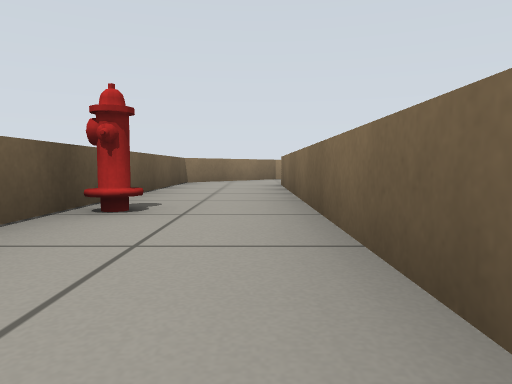
View 1 (above)

24 first-person views from a walk through a world built for the Gazebo simulator. The camera is 0.33 m above the floor, tilts 4° down and sees 70° across. The lines on the ground mark 1 m squares. The floor is counted in squares, 1 m on a side. Each view is taken from the middle of a square. On the plan, view 1 faces up. The plan holds only what a view shows up to about 9 squares ahead; the rest is blank. Robots are left out. Simple shapes stand in for some stock models. Surface patterns are stand-ins for the level's own textures.

View 2
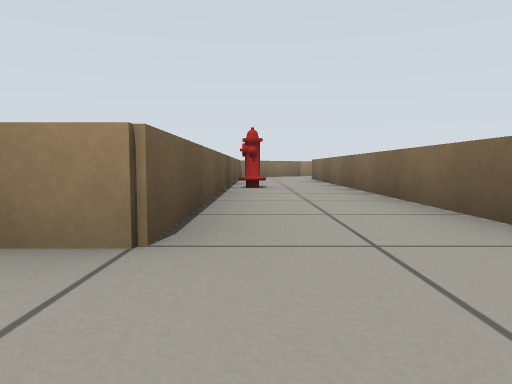

View 3
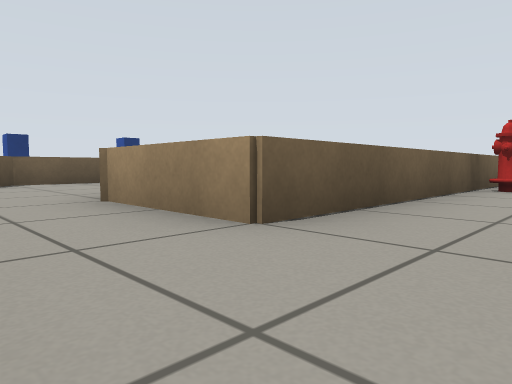

View 4
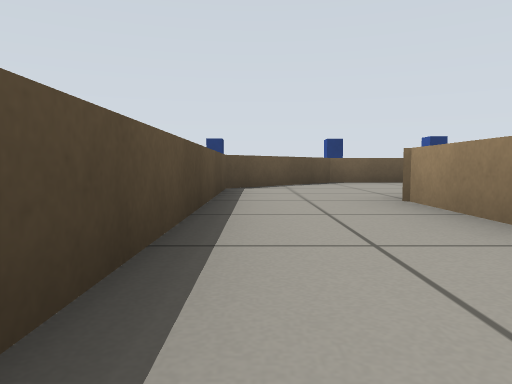

View 5
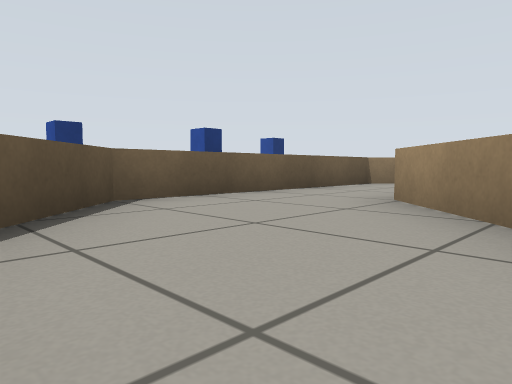

View 6
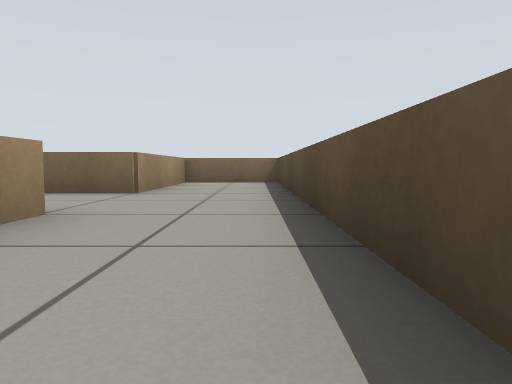

View 7
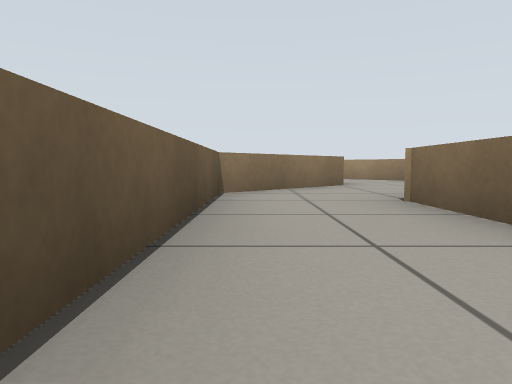

View 8
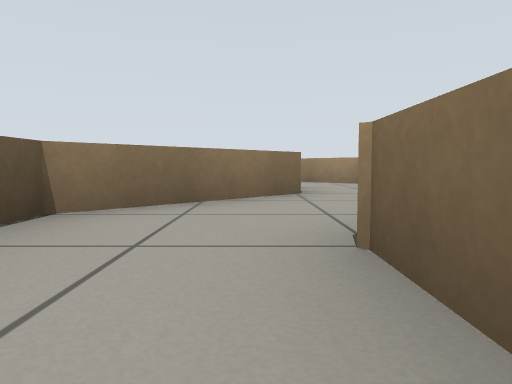

View 9
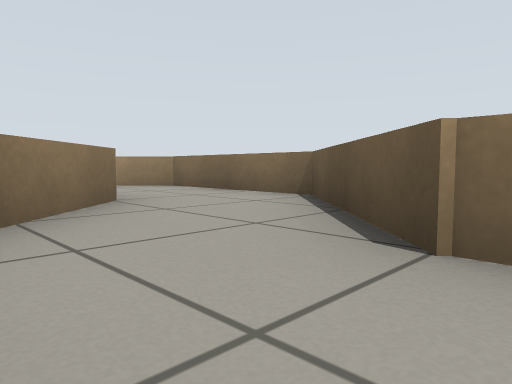

View 10
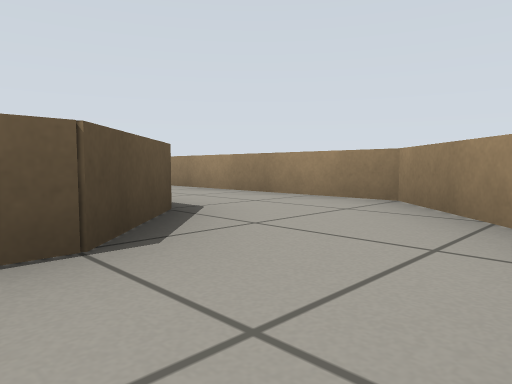

View 11
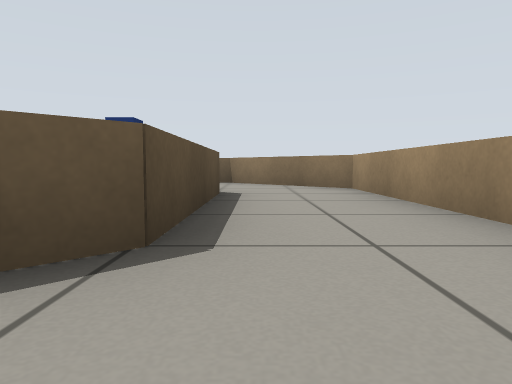

View 12
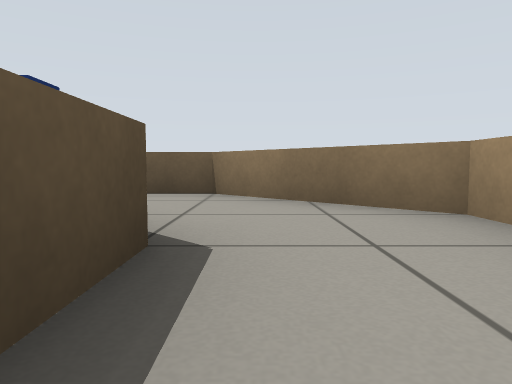

View 13
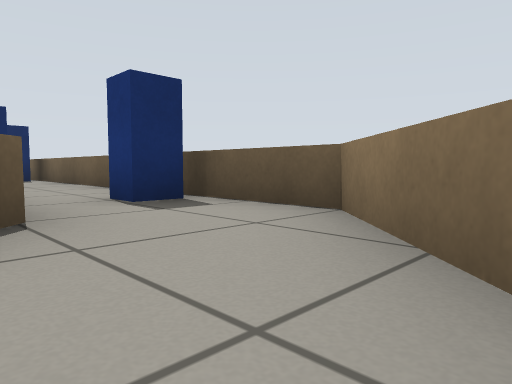

View 14
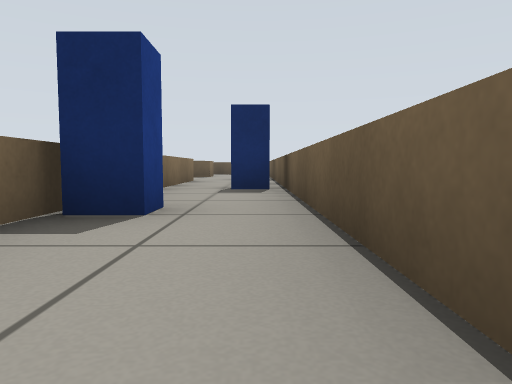

View 15
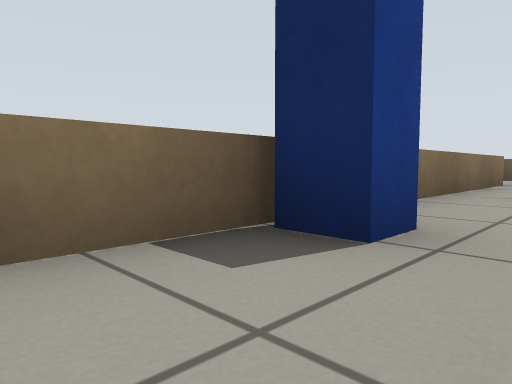

View 16
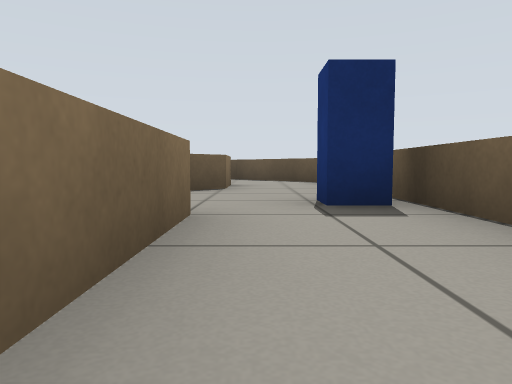

View 17
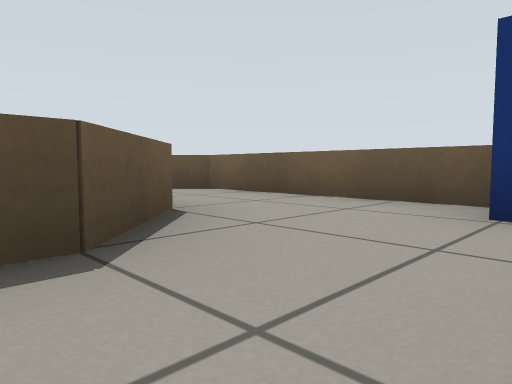

View 18
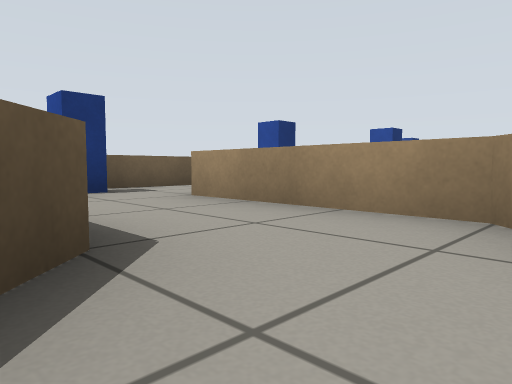

View 19
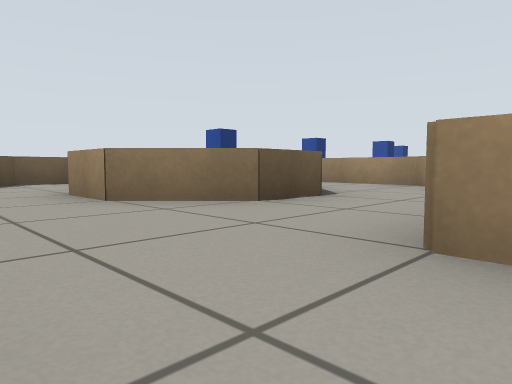

View 20
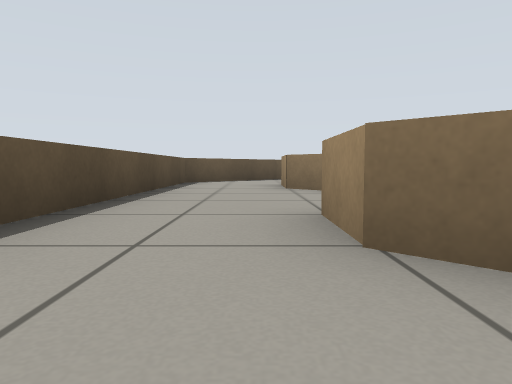

View 21
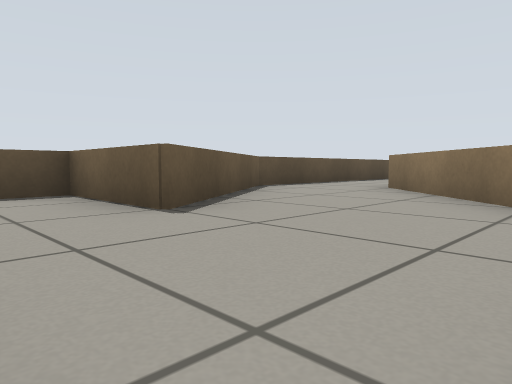

View 22
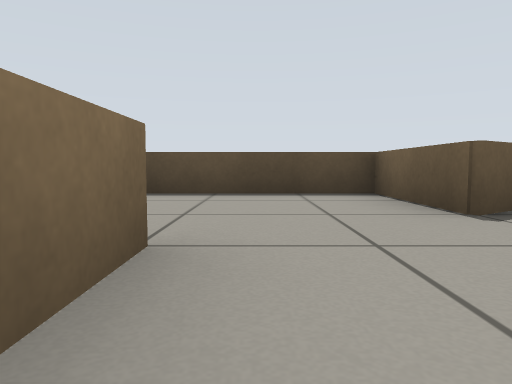

View 23
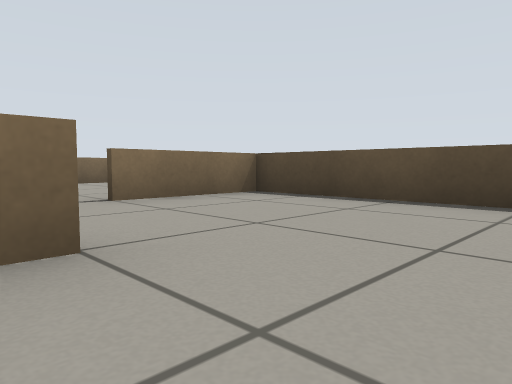

View 24
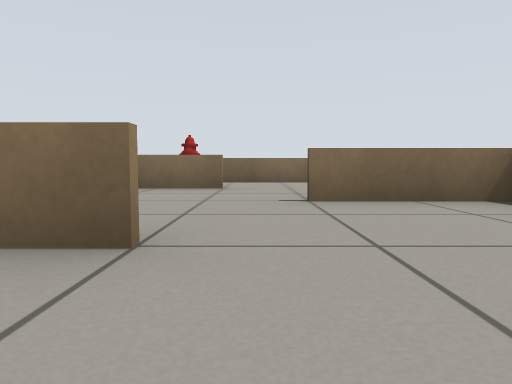

### Floor plan
Points are (right, up) in squares from view 1. A wall is a line through its corners. A room is listed if a view was taken in it or the views show most of it. See-through windows are left out.
Room 1 (views 1, 2, 3, 4, 5, 6, 7, 8, 9)
walls: (-4.4, -0.7) (-5.6, 0.6); (-5.5, 1) (-5.5, 2.5) (-4.2, 3.8); (-5.4, 5.5) (-7.4, 3.5) (-7.4, -1.5) (-5.5, -3.5) (3.4, -3.5) (3.4, -1.5) (0.5, -1.5) (0.5, 6.4); (-0.8, 8.1) (-1.4, 7.5) (-1.4, -1.5) (-3.5, -1.5)
ways out: opening at (-5, 4) to room 2; opening at (0, 8)
objects: fire hydrant (-1, 3)
Room 2 (views 10, 11)
walls: (-6.5, 7.6) (-5.4, 6.4); (-4.2, 3.8) (-3.5, 4.5) (-3.5, 7.5) (-4.8, 8.8)
ways out: opening at (-5, 4) to room 1; opening at (-5, 8) to room 3
Room 3 (views 12, 13)
walls: (-9.5, 7.6) (-6.5, 7.6); (-4.8, 8.8) (-5.5, 9.5) (-10.5, 9.5) (-11.8, 8.2)
ways out: opening at (-5, 8) to room 2; opening at (-11, 8) to room 4
Room 4 (views 14, 15, 16, 17)
walls: (-10.6, 2.2) (-10.6, 3.8); (-7.3, -3.8) (-7.5, -3.5) (-10.6, -3.5) (-10.6, 0.2); (-8.5, -5.4) (-8.1, -5.9); (-10.6, -7.5) (-10.6, -6.5) (-9.5, -5.4); (-11.8, 8.2) (-12.5, 7.5) (-12.5, -8.5) (-11.8, -9.1)
ways out: opening at (-11, 8) to room 3; opening at (-11, -9) to room 5; opening at (-7, -5) to room 5
objects: postbox (-12, -4); postbox (-12, 0); postbox (-12, 6); postbox (-11, 2)
Room 5 (views 18, 19)
walls: (-7.4, -6.5) (-7.4, -7.5) (-8.5, -8.5) (-9.5, -8.5); (-4.5, -8.5) (-5.6, -8.5); (-11.8, -9.1) (-10.5, -10.4) (-3.5, -10.4)
ways out: opening at (-11, -9) to room 4; opening at (-7, -5) to room 4; opening at (-4, -9) to room 6
Room 6 (views 20, 21, 22, 23, 24)
walls: (1.4, -7.6) (1.4, -6.6); (5.4, -7.6) (5.4, -6.1); (-2.5, -6.6) (-4.5, -8.5); (7.4, -10.2) (7.4, -7.2); (-3.5, -10.4) (-0.5, -8.4) (-0.5, -10.4) (3.4, -10.4) (3.4, -8.5)
ways out: opening at (-4, -9) to room 5
objects: fire hydrant (7, -7)

Where each view was taken, in squares from view 1:
view 1: 0 up, 0 right, facing up
view 2: 3 down, 1 left, facing up
view 3: 3 down, 0 right, facing up-left
view 4: 3 down, 0 right, facing left
view 5: 3 down, 4 left, facing up-left
view 6: 3 down, 4 left, facing right
view 7: 1 down, 7 left, facing up
view 8: 1 up, 6 left, facing up
view 9: 2 up, 7 left, facing up-right
view 10: 6 up, 4 left, facing up-left
view 11: 8 up, 5 left, facing left
view 12: 8 up, 8 left, facing left
view 13: 9 up, 10 left, facing down-left
view 14: 5 up, 12 left, facing down
view 15: 4 up, 12 left, facing down-right
view 16: 1 down, 11 left, facing down
view 17: 4 down, 9 left, facing down-left
view 18: 6 down, 7 left, facing up-left
view 19: 10 down, 5 left, facing up-left
view 20: 9 down, 3 left, facing left
view 21: 6 down, 1 right, facing down-left
view 22: 6 down, 1 right, facing down
view 23: 7 down, 0 right, facing down-right
view 24: 8 down, 0 right, facing right
